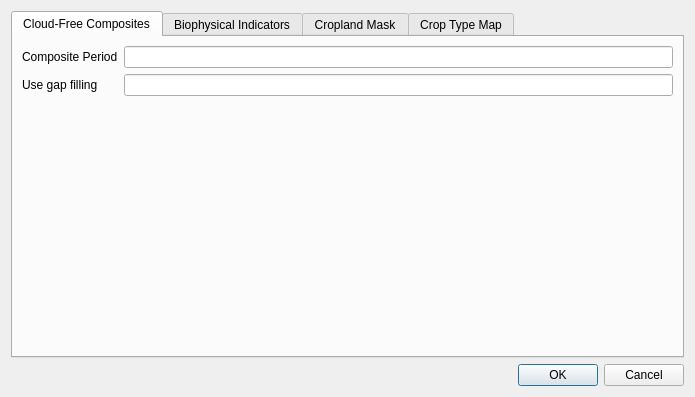
<?xml version="1.0" encoding="UTF-8"?>
<ui version="4.0">
 <class>MainDialog</class>
 <widget class="QDialog" name="MainDialog">
  <property name="geometry">
   <rect>
    <x>0</x>
    <y>0</y>
    <width>695</width>
    <height>397</height>
   </rect>
  </property>
  <property name="windowTitle">
   <string>Sen2Agri Configurator</string>
  </property>
  <layout class="QGridLayout" name="gridLayout_2">
   <item row="1" column="0">
    <widget class="QDialogButtonBox" name="buttonBox">
     <property name="orientation">
      <enum>Qt::Horizontal</enum>
     </property>
     <property name="standardButtons">
      <set>QDialogButtonBox::Cancel|QDialogButtonBox::Ok</set>
     </property>
    </widget>
   </item>
   <item row="0" column="0">
    <widget class="QTabWidget" name="tabWidget">
     <property name="currentIndex">
      <number>0</number>
     </property>
     <widget class="QWidget" name="tab">
      <attribute name="title">
       <string>Cloud-Free Composites</string>
      </attribute>
      <layout class="QFormLayout" name="formLayout">
       <item row="0" column="0">
        <widget class="QLabel" name="label">
         <property name="text">
          <string>Composite Period</string>
         </property>
        </widget>
       </item>
       <item row="0" column="1">
        <widget class="QLineEdit" name="lineEdit"/>
       </item>
       <item row="1" column="0">
        <widget class="QLabel" name="label_2">
         <property name="text">
          <string>Use gap filling</string>
         </property>
        </widget>
       </item>
       <item row="1" column="1">
        <widget class="QLineEdit" name="lineEdit_2"/>
       </item>
      </layout>
     </widget>
     <widget class="QWidget" name="tab_3">
      <attribute name="title">
       <string>Biophysical Indicators</string>
      </attribute>
     </widget>
     <widget class="QWidget" name="tab_2">
      <attribute name="title">
       <string>Cropland Mask</string>
      </attribute>
      <layout class="QFormLayout" name="formLayout_2">
       <item row="0" column="0">
        <widget class="QLabel" name="label_4">
         <property name="text">
          <string>Parameter 1</string>
         </property>
        </widget>
       </item>
       <item row="0" column="1">
        <widget class="QLineEdit" name="lineEdit_4"/>
       </item>
      </layout>
     </widget>
     <widget class="QWidget" name="tab_4">
      <attribute name="title">
       <string>Crop Type Map</string>
      </attribute>
     </widget>
    </widget>
   </item>
  </layout>
 </widget>
 <resources/>
 <connections/>
</ui>
